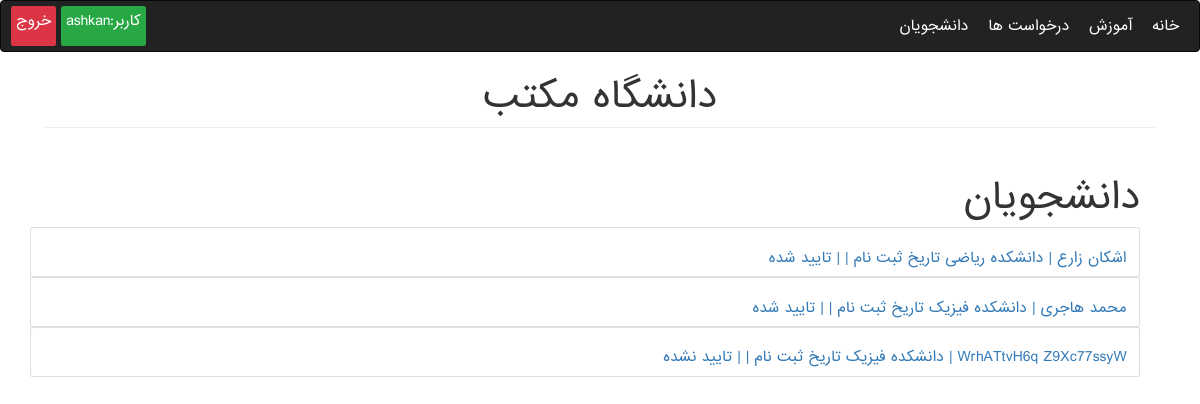
/Education/students/ (signed in), run on the app's committed database.
### Education/models.py (models this page shows, shortened)
class User(AbstractUser):
    phone_regex = RegexValidator(regex=r'^9\d{9}$',
                                 message="شماره تماس باید با فرمت ۹۱۲۷۸۹۳۴۵۶ وارد شود")
    phone = models.CharField(validators=[phone_regex], max_length=10, unique=True)
    image = models.ImageField(upload_to='user_image', blank=True, null=True)
    user_type = models.CharField(max_length=500, choices=USER_TYPE_CHOICES, default=None, null=True)
    EMAIL_FIELD = 'phone'
    REQUIRED_FIELDS = ['phone']

class Person(models.Model):
    user = models.OneToOneField(User, on_delete=models.CASCADE, null=True, blank=True, verbose_name=USERNAME)
    first_name = models.CharField(max_length=200, verbose_name=FIRST_NAME)
    last_name = models.CharField(max_length=200, verbose_name=LAST_NAME)
    birthday = models.DateField(verbose_name=BIRTHDAY)
    address = models.TextField(verbose_name=ADDRESS)
    personal_id = models.CharField(max_length=200, unique=True, blank=True, null=True, verbose_name=PERSONAL_ID)
    email = models.EmailField(verbose_name=EMAIL)
    entry_date = models.DateField(null=True, blank=True, default=django.utils.timezone.now, verbose_name=ENTRY_DATE)
    register_date = models.DateField(null=True, blank=True, default=django.utils.timezone.now,
                                     verbose_name=REGISTER_DATE)

class Student(Person):
    college = models.ForeignKey(College, on_delete=models.CASCADE, related_name='students', null=True)
    study_field = models.ForeignKey(StudyField, on_delete=models.CASCADE, null=True, blank=True,
                                    verbose_name=STUDY_FIELD, related_name='students')
    registration_confirmation = models.BooleanField(default=False, verbose_name=REGISTER_CONFIRM)
    max_units = models.PositiveIntegerField(default=24, verbose_name=MAX_UNITS)
    class Meta:
        permissions = [('can_write_blog', 'Can Write Blog')]

class Person(models.Model):
    user = models.OneToOneField(User, on_delete=models.CASCADE, null=True, blank=True, verbose_name=USERNAME)
    first_name = models.CharField(max_length=200, verbose_name=FIRST_NAME)
    last_name = models.CharField(max_length=200, verbose_name=LAST_NAME)
    birthday = models.DateField(verbose_name=BIRTHDAY)
    address = models.TextField(verbose_name=ADDRESS)
    personal_id = models.CharField(max_length=200, unique=True, blank=True, null=True, verbose_name=PERSONAL_ID)
    email = models.EmailField(verbose_name=EMAIL)
    entry_date = models.DateField(null=True, blank=True, default=django.utils.timezone.now, verbose_name=ENTRY_DATE)
    register_date = models.DateField(null=True, blank=True, default=django.utils.timezone.now,
                                     verbose_name=REGISTER_DATE)

class StudyField(models.Model):
    college = models.ForeignKey(College, on_delete=models.CASCADE, related_name='study_fields')
    name = models.CharField(max_length=300, verbose_name=STUDY_FIELD)

class College(models.Model):
    name = models.CharField(max_length=200)
    address = models.TextField()

### Education/views.py (the view)
# urls.py: path('students/', AllStudentsView.as_view(), name='all_students'),
class AllStudentsView(generic.ListView):
    template_name = 'Education/educate/students.html'
    queryset = Student.objects.all()

### Education/templatetags/education_extras.py (called while the page is built)
@register.filter(name='en_to_fa')
def en_to_fa(text):
    fa_numbers = ['۰', '۱', '۲', '۳', '۴', '۵', '۶', '۷', '۸', '۹']
    text_list = list(str(text))
    for i in range(len(text_list)):
        if text_list[i].isnumeric():
            text_list[i] = fa_numbers[int(text_list[i])]
    return ''.join(text_list)

@register.filter(name='convert_date')
def convert_date(date):
    j_date = jdatetime.date.fromgregorian(day=date.day, month=date.month, year=date.year)
    month = j_date.j_months_fa[j_date.month - 1]
    return f"{en_to_fa(j_date.day)} {month} {en_to_fa(j_date.year)}"

@register.filter(name='std_status')
def std_status(boolean):
    return 'تایید شده' if boolean else 'تایید نشده'

### templates/Education/educate/students.html (shortened to what this page needs)
{% extends 'Education/base.html' %}
{% load education_extras %}
{% block content %}
<div class="container mt-5">
        <div class="text-right"><h1>دانشجویان</h1></div>
            {% for std in object_list %}
                <div class="card text-right">
                    <a href="{% url 'Education:edit' 'students' std.id %}">
                          <div class="card-body">
                              <div class="card-title">
                                <h5 class="float-right">{{ std.first_name }} {{ std.last_name }}  | دانشکده {{ std.study_field.college.name }} تاریخ ثبت نام | {{ std.register_date|convert_date }} | {{ std.registration_confirmation|std_status }}</h5>
                              </div>
                          </div>
                    </a>
                </div>
            {% endfor %}
</div>
{% endblock %}

### templates/Education/base.html (shortened to what this page needs)
{% load static %}
<!doctype html>
<html lang="en">
<head>
    <link rel="stylesheet" href="https://maxcdn.bootstrapcdn.com/bootstrap/3.4.1/css/bootstrap.min.css">
    <link rel="stylesheet" href="https://stackpath.bootstrapcdn.com/bootstrap/4.1.3/css/bootstrap.min.css"
>
    <link rel="stylesheet" href="https://maxcdn.bootstrapcdn.com/bootstrap/3.4.1/css/bootstrap.min.css">
    <link rel="stylesheet" href="https://cdnjs.cloudflare.com/ajax/libs/font-awesome/4.7.0/css/font-awesome.min.css" />
    <link rel="stylesheet" href="{% static 'css/main.css' %}" type="text/css"/>
</head>
<body>
<nav class="navbar navbar-inverse">
    <div class="d-flex justify-content-between w-100">
    <div class="d-flex text-white w-100">
        <div class="p-3">
            <a href="{% url 'Education:home' %}">خانه</a>
        </div>
        <div class="p-3">
            <a href="{% url 'Education:info' %}">آموزش</a>
        </div>
        {% if user.is_authenticated %}
            {%if user.is_superuser %}
                <div class="p-3">
                    <a href="{% url 'Education:std_requests' %}">درخواست ها</a>
                </div>
                <div class="p-3">
                    <a href="{% url 'Education:all_students' %}">دانشجویان</a>
                </div>
            {% endif %}
        {% else %}
            <div class="p-3">
            <a href="{% url 'Education:login' %}">ورود</a>
            </div>
        {% endif %}
    </div>
        {% if user.is_authenticated %}
            <div class="p-2 bg-success rounded">
                <a>کاربر:{{ user.username }}</a>
            </div>
            <div class="p-2 mr-2 bg-danger rounded">
                <a href="{% url 'Education:logout' %}">خروج</a>
            </div>
        {% endif %}
    </div>
</nav>
<div class="container mb-5">
    <div class="text-center"><h1 class="mt-2">دانشگاه مکتب</h1></div>
    <hr class="mt-0 mb-4">
    {% block content %}
    {% endblock %}
</div>
</body>
</html>

### static/css/main.css (style rules this page uses)
* { direction: rtl; font-family: "iranian sans", sans-serif; }
nav a { color: white!important; text-decoration: none!important; }
a { text-decoration: none!important; }

### data on the page
User: username "ashkan"
Student: first_name "اشکان", last_name "زارع", study_field.college.name "ریاضی", registration_confirmation|std_status "تایید شده"
Student: first_name "محمد", last_name "هاجری", study_field.college.name "فیزیک", registration_confirmation|std_status "تایید شده"
Student: first_name "WrhATtvH6q", last_name "Z9Xc77ssyW", study_field.college.name "فیزیک", registration_confirmation|std_status "تایید نشده"
